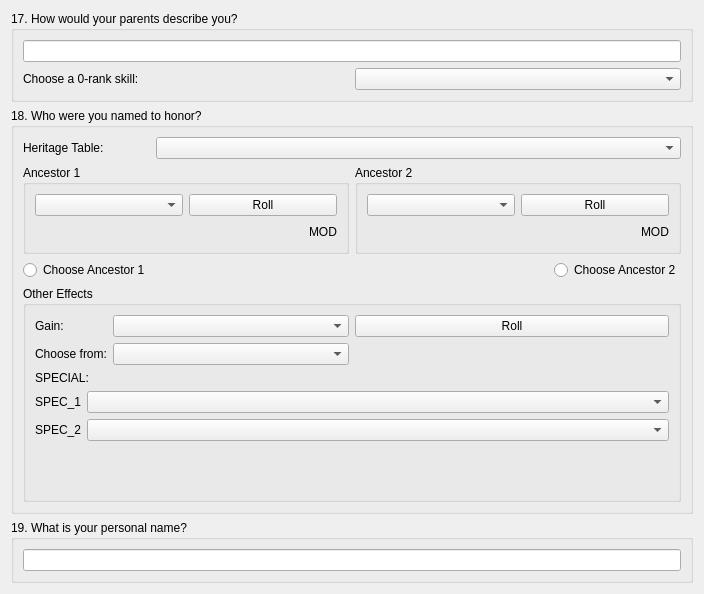
<?xml version="1.0" encoding="UTF-8"?>
<ui version="4.0">
 <class>NewCharWizardPage6</class>
 <widget class="QWizardPage" name="NewCharWizardPage6">
  <property name="geometry">
   <rect>
    <x>0</x>
    <y>0</y>
    <width>704</width>
    <height>594</height>
   </rect>
  </property>
  <property name="windowTitle">
   <string>WizardPage</string>
  </property>
  <layout class="QVBoxLayout" name="verticalLayout_2">
   <item>
    <widget class="QGroupBox" name="groupBox">
     <property name="sizePolicy">
      <sizepolicy hsizetype="Preferred" vsizetype="Minimum">
       <horstretch>0</horstretch>
       <verstretch>0</verstretch>
      </sizepolicy>
     </property>
     <property name="title">
      <string>17. How would your parents describe you?</string>
     </property>
     <layout class="QGridLayout" name="gridLayout_2">
      <item row="1" column="1">
       <widget class="QComboBox" name="nc6_q17_comboBox"/>
      </item>
      <item row="0" column="0" colspan="2">
       <widget class="QLineEdit" name="nc6_q17_lineEdit"/>
      </item>
      <item row="1" column="0">
       <widget class="QLabel" name="label">
        <property name="text">
         <string>Choose a 0-rank skill:</string>
        </property>
       </widget>
      </item>
     </layout>
    </widget>
   </item>
   <item>
    <widget class="QGroupBox" name="groupBox_2">
     <property name="sizePolicy">
      <sizepolicy hsizetype="Preferred" vsizetype="Expanding">
       <horstretch>0</horstretch>
       <verstretch>0</verstretch>
      </sizepolicy>
     </property>
     <property name="title">
      <string>18. Who were you named to honor?</string>
     </property>
     <layout class="QGridLayout" name="gridLayout_6">
      <item row="2" column="3">
       <widget class="QRadioButton" name="nc6_q18_ancestor2_radioButton">
        <property name="text">
         <string>Choose Ancestor 2</string>
        </property>
       </widget>
      </item>
      <item row="1" column="2" colspan="2">
       <widget class="QGroupBox" name="nc6_q18_ancestor2_groupBox">
        <property name="title">
         <string>Ancestor 2</string>
        </property>
        <layout class="QGridLayout" name="gridLayout_3">
         <item row="0" column="0">
          <widget class="QComboBox" name="nc6_q18_ancestor2_comboBox"/>
         </item>
         <item row="0" column="1">
          <widget class="QPushButton" name="nc6_q18_ancestor2_rollButton">
           <property name="text">
            <string>Roll</string>
           </property>
          </widget>
         </item>
         <item row="1" column="0" colspan="2">
          <layout class="QHBoxLayout" name="horizontalLayout_2">
           <item>
            <spacer name="horizontalSpacer_2">
             <property name="orientation">
              <enum>Qt::Horizontal</enum>
             </property>
             <property name="sizeHint" stdset="0">
              <size>
               <width>38</width>
               <height>20</height>
              </size>
             </property>
            </spacer>
           </item>
           <item>
            <widget class="QLabel" name="nc6_q18_ancestor2_modLabel">
             <property name="text">
              <string>MOD</string>
             </property>
            </widget>
           </item>
          </layout>
         </item>
        </layout>
       </widget>
      </item>
      <item row="2" column="2">
       <spacer name="horizontalSpacer_4">
        <property name="orientation">
         <enum>Qt::Horizontal</enum>
        </property>
        <property name="sizeHint" stdset="0">
         <size>
          <width>207</width>
          <height>20</height>
         </size>
        </property>
       </spacer>
      </item>
      <item row="1" column="0" colspan="2">
       <widget class="QGroupBox" name="nc6_q18_ancestor1_groupBox">
        <property name="title">
         <string>Ancestor 1</string>
        </property>
        <layout class="QGridLayout" name="gridLayout">
         <item row="1" column="0">
          <widget class="QComboBox" name="nc6_q18_ancestor1_comboBox"/>
         </item>
         <item row="2" column="0" colspan="2">
          <layout class="QHBoxLayout" name="horizontalLayout">
           <item>
            <spacer name="horizontalSpacer">
             <property name="orientation">
              <enum>Qt::Horizontal</enum>
             </property>
             <property name="sizeHint" stdset="0">
              <size>
               <width>220</width>
               <height>20</height>
              </size>
             </property>
            </spacer>
           </item>
           <item>
            <widget class="QLabel" name="nc6_q18_ancestor1_modLabel">
             <property name="text">
              <string>MOD</string>
             </property>
            </widget>
           </item>
          </layout>
         </item>
         <item row="1" column="1">
          <widget class="QPushButton" name="nc6_q18_ancestor1_rollButton">
           <property name="text">
            <string>Roll</string>
           </property>
          </widget>
         </item>
        </layout>
       </widget>
      </item>
      <item row="2" column="0">
       <widget class="QRadioButton" name="nc6_q18_ancestor1_radioButton">
        <property name="text">
         <string>Choose Ancestor 1</string>
        </property>
       </widget>
      </item>
      <item row="2" column="1">
       <spacer name="horizontalSpacer_3">
        <property name="orientation">
         <enum>Qt::Horizontal</enum>
        </property>
        <property name="sizeHint" stdset="0">
         <size>
          <width>207</width>
          <height>20</height>
         </size>
        </property>
       </spacer>
      </item>
      <item row="3" column="0" colspan="4">
       <widget class="QGroupBox" name="groupBox_6">
        <property name="title">
         <string>Other Effects</string>
        </property>
        <layout class="QVBoxLayout" name="verticalLayout_3">
         <item>
          <layout class="QGridLayout" name="gridLayout_5">
           <item row="0" column="0" rowspan="2">
            <layout class="QFormLayout" name="formLayout">
             <item row="0" column="0">
              <widget class="QLabel" name="nc6_q18_otherLabel">
               <property name="text">
                <string>Gain:</string>
               </property>
              </widget>
             </item>
             <item row="0" column="1">
              <widget class="QComboBox" name="nc6_q18_otherComboBox"/>
             </item>
             <item row="1" column="0">
              <widget class="QLabel" name="nc6_q18_secondaryChoice_label">
               <property name="text">
                <string>Choose from:</string>
               </property>
              </widget>
             </item>
             <item row="1" column="1">
              <widget class="QComboBox" name="nc6_q18_secondaryChoice_comboBox"/>
             </item>
            </layout>
           </item>
           <item row="0" column="1">
            <widget class="QPushButton" name="nc6_q18_otherrollButton">
             <property name="text">
              <string>Roll</string>
             </property>
            </widget>
           </item>
          </layout>
         </item>
         <item>
          <layout class="QFormLayout" name="formLayout_2">
           <item row="0" column="0" colspan="2">
            <widget class="QLabel" name="nc6_q18_specialInstruction_label">
             <property name="text">
              <string>SPECIAL:</string>
             </property>
            </widget>
           </item>
           <item row="1" column="0">
            <widget class="QLabel" name="nc6_q18_spec1_label">
             <property name="text">
              <string>SPEC_1</string>
             </property>
            </widget>
           </item>
           <item row="1" column="1">
            <widget class="QComboBox" name="nc6_q18_special1_comboBox"/>
           </item>
           <item row="3" column="0">
            <widget class="QLabel" name="nc6_q18_spec2_label">
             <property name="text">
              <string>SPEC_2</string>
             </property>
            </widget>
           </item>
           <item row="3" column="1">
            <widget class="QComboBox" name="nc6_q18_special2_comboBox"/>
           </item>
          </layout>
         </item>
         <item>
          <spacer name="verticalSpacer">
           <property name="orientation">
            <enum>Qt::Vertical</enum>
           </property>
           <property name="sizeHint" stdset="0">
            <size>
             <width>20</width>
             <height>93</height>
            </size>
           </property>
          </spacer>
         </item>
        </layout>
       </widget>
      </item>
      <item row="0" column="0">
       <widget class="QLabel" name="label_2">
        <property name="text">
         <string>Heritage Table:</string>
        </property>
       </widget>
      </item>
      <item row="0" column="1" colspan="3">
       <widget class="QComboBox" name="heritagetable_comboBox"/>
      </item>
     </layout>
    </widget>
   </item>
   <item>
    <widget class="QGroupBox" name="groupBox_3">
     <property name="sizePolicy">
      <sizepolicy hsizetype="Preferred" vsizetype="Minimum">
       <horstretch>0</horstretch>
       <verstretch>0</verstretch>
      </sizepolicy>
     </property>
     <property name="title">
      <string>19. What is your personal name?</string>
     </property>
     <layout class="QVBoxLayout" name="verticalLayout">
      <item>
       <widget class="QLineEdit" name="nc6_q19_personalName_lineEdit"/>
      </item>
     </layout>
    </widget>
   </item>
  </layout>
 </widget>
 <resources/>
 <connections/>
</ui>
